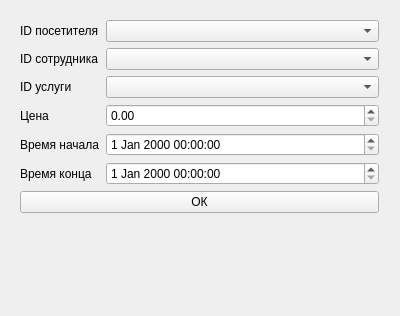
<?xml version="1.0" encoding="UTF-8"?>
<ui version="4.0">
 <class>ChangePurchasedService</class>
 <widget class="QWidget" name="ChangePurchasedService">
  <property name="geometry">
   <rect>
    <x>0</x>
    <y>0</y>
    <width>400</width>
    <height>316</height>
   </rect>
  </property>
  <property name="windowTitle">
   <string>Добавить/Изменить услуги</string>
  </property>
  <property name="styleSheet">
   <string notr="true">font: 13pt &quot;MS Shell Dlg 2&quot;;</string>
  </property>
  <widget class="QWidget" name="formLayoutWidget">
   <property name="geometry">
    <rect>
     <x>10</x>
     <y>10</y>
     <width>379</width>
     <height>290</height>
    </rect>
   </property>
   <layout class="QFormLayout" name="formLayout">
    <property name="leftMargin">
     <number>10</number>
    </property>
    <property name="topMargin">
     <number>10</number>
    </property>
    <property name="rightMargin">
     <number>10</number>
    </property>
    <property name="bottomMargin">
     <number>10</number>
    </property>
    <item row="0" column="0">
     <widget class="QLabel" name="label">
      <property name="text">
       <string>ID посетителя</string>
      </property>
     </widget>
    </item>
    <item row="1" column="0">
     <widget class="QLabel" name="label_2">
      <property name="text">
       <string>ID сотрудника</string>
      </property>
     </widget>
    </item>
    <item row="2" column="0">
     <widget class="QLabel" name="label_3">
      <property name="text">
       <string>ID услуги</string>
      </property>
     </widget>
    </item>
    <item row="3" column="0">
     <widget class="QLabel" name="label_4">
      <property name="text">
       <string>Цена</string>
      </property>
     </widget>
    </item>
    <item row="4" column="0">
     <widget class="QLabel" name="label_5">
      <property name="text">
       <string>Время начала</string>
      </property>
     </widget>
    </item>
    <item row="5" column="0">
     <widget class="QLabel" name="label_6">
      <property name="text">
       <string>Время конца</string>
      </property>
     </widget>
    </item>
    <item row="4" column="1">
     <widget class="QDateTimeEdit" name="StartTime"/>
    </item>
    <item row="5" column="1">
     <widget class="QDateTimeEdit" name="EndTime"/>
    </item>
    <item row="0" column="1">
     <widget class="QComboBox" name="Visitor_ID"/>
    </item>
    <item row="1" column="1">
     <widget class="QComboBox" name="Staff_ID"/>
    </item>
    <item row="2" column="1">
     <widget class="QComboBox" name="Services_ID"/>
    </item>
    <item row="6" column="0" colspan="2">
     <widget class="QPushButton" name="pushButton">
      <property name="text">
       <string>ОК</string>
      </property>
     </widget>
    </item>
    <item row="3" column="1">
     <widget class="QDoubleSpinBox" name="Price"/>
    </item>
   </layout>
  </widget>
 </widget>
 <resources/>
 <connections/>
</ui>
